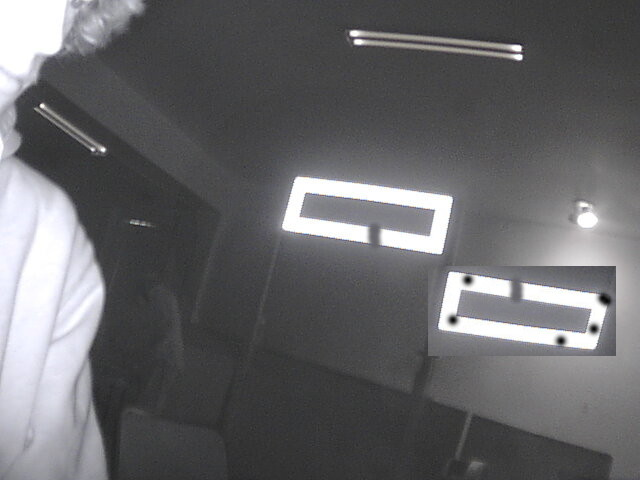
#> input picture src/test_image.jpg, 640 x 480 px, given in place of the camera
$ python Processor.py
#> lines starting #> are read from the running program, lines starting #| are printed output that depends on the picture; after the words box and inside, x2 and y2 are one past the last pixel; in counts of white or black regions, pixels touching at a corner belong together
#> further down, img is the input picture: shape (480, 640, 3); mean B, G, R 104.5, 102.2, 102.3
# Jacob Ebey

import numpy as np
import cv2

class Processor:
    """
    Processor: Used to process images
    """

    tmin1 = 29
    tmin2 = 0
    tmin3 = 103

    tmax1 = 120
    tmax2 = 116
    tmax3 = 239

    def find_squares(self, img, debug = True):
        """
        find_squares: used to find squares in an image

        params:
            img: image to process

        return:
            An image of the same size with drawn outlines and
            The number of squares found
        """
#> called with debug = True

        # Blur the image
        img = cv2.GaussianBlur(img, (5, 5), 0)

        # Create Thresh values from slider
        THRESH_MIN = np.array([self.tmin1, self.tmin2, self.tmin3],np.uint8)
        THRESH_MAX = np.array([self.tmax1, self.tmax2, self.tmax3],np.uint8)

        # Convert image to hsv
        hsv_img = cv2.cvtColor(img,cv2.COLOR_BGR2HSV)
#> hsv_img: shape (480, 640, 3); mean H, S, V 83.5, 6.3, 104.7

        # Do in range
        thresh = cv2.inRange(hsv_img, THRESH_MIN, THRESH_MAX)
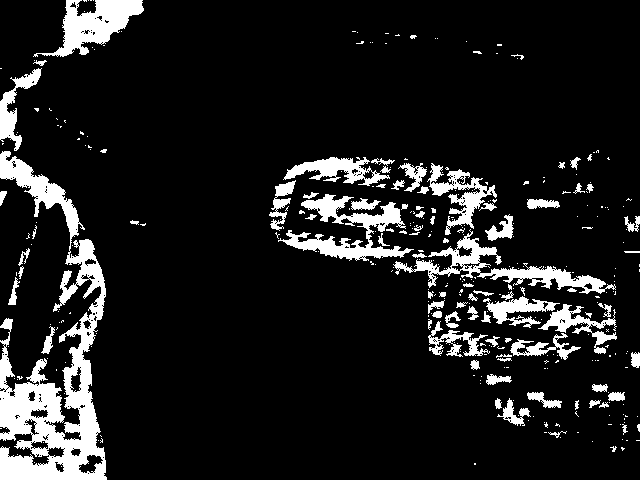
#> thresh: shape (480, 640); 11.6% white; 339 white regions (256 under 20 px)

        # Show the threshed image
        if debug:
            cv2.imshow('thresh', thresh);

        # Storage for squares
        squares = []

        # Get all contours
        contours, hierarchy = cv2.findContours(thresh, cv2.RETR_TREE, cv2.CHAIN_APPROX_SIMPLE)
#> contours = 764 contours, 685 with area under 20; largest, box (x1, y1, x2, y2) and area: (0, 151, 107, 480) 12978, (393, 229, 616, 294) 2791, (278, 194, 414, 261) 2650, (33, 0, 144, 57) 2624, (427, 163, 497, 235) 1348

        # Check if the contours have 4 sides and store it if it does
        for contour in contours:
            contour_length = cv2.arcLength(contour, True) * 0.02
            sides = cv2.approxPolyDP(contour, contour_length, True)

            if len(sides) == 4 and cv2.contourArea(sides) > 1000 and cv2.isContourConvex(sides):
                squares.append(sides)
#> this loop made 764 passes
#> (contour_length, sides) on passes 1 to 3: (0.08, [[474, 463], [474, 464], [475, 464], [475, 463]]), (0, [[34, 462]]), (0, [[17, 454]])
#> after the loop, squares = []

        # Draw all the squares
        cv2.drawContours( img, squares, -1, (0, 255, 0), 3 )

        # Return the image we drew on and the number of squares found
        return img, len(squares)

    def min1(self, x):
        self.tmin1 = x

    def min2(self, x):
        self.tmin2 = x

    def min3(self, x):
        self.tmin3 = x

    def max1(self, x):
        self.tmax1 = x

    def max2(self, x):
        self.tmax2 = x

    def max3(self, x):
        self.tmax3 = x


#    The if __name__ determines the scope in which the
#    file is running. If it is the current file running we
#    will do the program. This is not needed but it is a
#    standard way of making sure it runs properly and a
#    way of putting an example of how to use a class
if __name__ == '__main__':
    # Create Processor object
    processor = Processor()

    # Create window
    cv2.namedWindow("Processed")

    # Create Video Capture
    cap = cv2.VideoCapture(0)

    while True:
        # Get the current camera image
        ret, img = cap.read()

        # Returns the image and the ammount of squares found
        img, num = processor.find_squares(img)
#> num = 0

        # Show the processed image
        cv2.imshow('Processed', img)

        # Wait for a key press
        if cv2.waitKey(30) >= 10:
            #Exit the wile loop
#> (key Esc is pressed here)
            break
